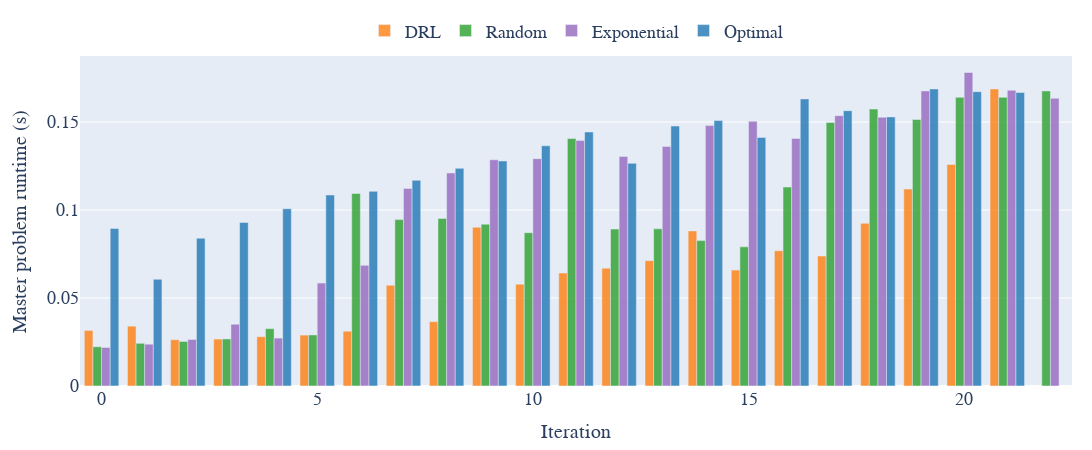

Here is the notebook cell this chart was saved with:
### Code cell
import plotly.graph_objects as go

# 1) compute n and pad helper
n = max(
    len(rl_metrics['mp_time']),
    len(base_opt_metrics['mp_time']),
    len(base_rand_metrics['mp_time']),
    len(base_exp_metrics['mp_time'])
)
def pad_with_nan(lst, length):
    arr = np.array(lst, dtype=float).reshape(-1)
    return np.concatenate([arr, np.full(max(0, length - arr.size), np.nan)])

rl_mp_p        = pad_with_nan(rl_metrics['mp_time'], n)
base_opt_mp_p  = pad_with_nan(base_opt_metrics['mp_time'], n)   # “Baseline”
base_rand_mp_p = pad_with_nan(base_rand_metrics['mp_time'], n)
base_exp_mp_p = pad_with_nan(base_exp_metrics['mp_time'], n)   # “Constant”

# 2) your color map
color_map = {
    'DRL':        'rgb(255,127,14)',
    'Random':     'rgb(44,160,44)',
    'Exponential':'rgb(148,103,189)',
    'Optimal':    'rgb(31,119,180)',
}

# 3) x‐axis (iterations)
iterations = list(range(n))

# 4) build figure
fig = go.Figure([
    go.Bar(name='DRL',
           x=iterations, y=rl_mp_p,
           marker_color=color_map['DRL'], 
           opacity=0.8),
    go.Bar(name='Random',
           x=iterations, y=base_rand_mp_p,
           marker_color=color_map['Random'],
           opacity=0.8),
    go.Bar(name='Exponential',
           x=iterations, y=base_exp_mp_p,
           marker_color=color_map['Exponential'],
           opacity=0.8),
    go.Bar(name='Optimal',
           x=iterations, y=base_opt_mp_p,
           marker_color=color_map['Optimal'],
           opacity=0.8)
    
])

fig.update_layout(
    barmode='group',
    font=dict(
        family="Times New Roman",  # global font
        size=16
    ),
    xaxis=dict(
        title='Iteration',
        title_font=dict(family="Times New Roman", size=20),
        tickfont=dict(family="Times New Roman", size=18)
    ),
    yaxis=dict(
        title='Master problem runtime (s)',
        title_font=dict(family="Times New Roman", size=20),
        tickfont=dict(family="Times New Roman", size=18)
    ),
    legend=dict(
        orientation='h',
        yanchor='bottom', y=1.02,
        xanchor='center', x=0.5,
        font=dict(family="Times New Roman", size=18)
    ),
    width=1100, height=450,
    margin=dict(l=80, r=20, t=50, b=60)
)

fig.show()

### Figure 1 — Plotly figure (JSON) as saved in the notebook; plotly's stock layout.template omitted (floating-point values rounded to 4 significant figures)
{"data": [{"marker": {"color": "rgb(255,127,14)"}, "name": "DRL", "opacity": 0.8, "type": "bar", "x": [0, 1, 2, 3, 4, 5, 6, 7, 8, 9, 10, 11, 12, 13, 14, 15, 16, 17, 18, 19, 20, 21, 22], "y": [0.03157, 0.034, 0.02632, 0.02667, 0.02802, 0.02893, 0.03115, 0.05728, 0.03657, 0.09021, 0.0579, 0.06421, 0.06699, 0.07122, 0.08817, 0.06587, 0.07687, 0.07387, 0.09244, 0.1119, 0.1259, 0.1688, null]}, {"marker": {"color": "rgb(44,160,44)"}, "name": "Random", "opacity": 0.8, "type": "bar", "x": [0, 1, 2, 3, 4, 5, 6, 7, 8, 9, 10, 11, 12, 13, 14, 15, 16, 17, 18, 19, 20, 21, 22], "y": [0.0223, 0.02426, 0.02533, 0.02674, 0.03261, 0.02902, 0.1094, 0.09459, 0.09525, 0.09201, 0.08713, 0.1407, 0.0892, 0.08938, 0.08265, 0.07908, 0.1131, 0.1498, 0.1574, 0.1515, 0.1641, 0.1641, 0.1677]}, {"marker": {"color": "rgb(148,103,189)"}, "name": "Exponential", "opacity": 0.8, "type": "bar", "x": [0, 1, 2, 3, 4, 5, 6, 7, 8, 9, 10, 11, 12, 13, 14, 15, 16, 17, 18, 19, 20, 21, 22], "y": [0.0219, 0.02376, 0.02645, 0.03512, 0.02724, 0.05849, 0.06857, 0.1122, 0.1211, 0.1286, 0.1292, 0.1396, 0.1304, 0.1361, 0.148, 0.1504, 0.1407, 0.1536, 0.1527, 0.1677, 0.1782, 0.168, 0.1635]}, {"marker": {"color": "rgb(31,119,180)"}, "name": "Optimal", "opacity": 0.8, "type": "bar", "x": [0, 1, 2, 3, 4, 5, 6, 7, 8, 9, 10, 11, 12, 13, 14, 15, 16, 17, 18, 19, 20, 21, 22], "y": [0.08956, 0.06066, 0.08399, 0.09293, 0.1008, 0.1086, 0.1106, 0.1169, 0.1237, 0.1279, 0.1366, 0.1444, 0.1265, 0.1478, 0.1509, 0.1413, 0.1632, 0.1565, 0.1529, 0.1688, 0.1673, 0.1669, null]}], "layout": {"barmode": "group", "font": {"family": "Times New Roman", "size": 16}, "height": 450, "legend": {"font": {"family": "Times New Roman", "size": 18}, "orientation": "h", "x": 0.5, "xanchor": "center", "y": 1.02, "yanchor": "bottom"}, "margin": {"b": 60, "l": 80, "r": 20, "t": 50}, "width": 1100, "xaxis": {"tickfont": {"family": "Times New Roman", "size": 18}, "title": {"font": {"family": "Times New Roman", "size": 20}, "text": "Iteration"}}, "yaxis": {"tickfont": {"family": "Times New Roman", "size": 18}, "title": {"font": {"family": "Times New Roman", "size": 20}, "text": "Master problem runtime (s)"}}}}
